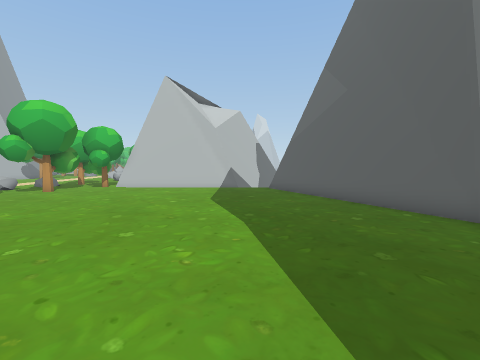
View 1 (above)

21 first-person views from a walk through a Unity game level. The camera is 1.3 m above the floor, tilts 4° down and sees 90° across. The floor is counted in squares, 1 m on a side. Each view is taken from the middle of a square. On the plan, view 1 faces up. The plan holds only what a view shows up to about 12 squares ahead; the rest is blank. The place goes on beyond the plan. The player character is not drawn. Some animated figures are left out.

View 2
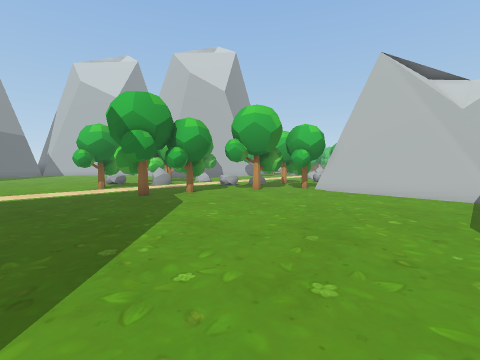

View 3
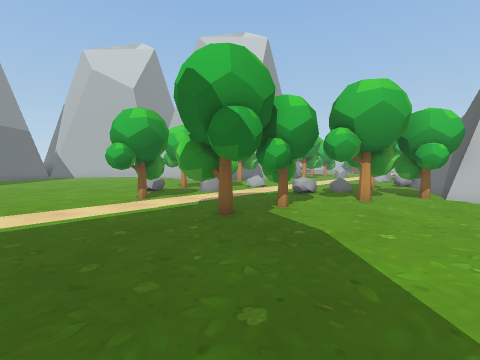

View 4
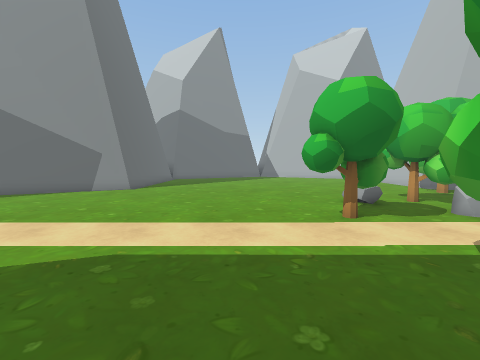

View 5
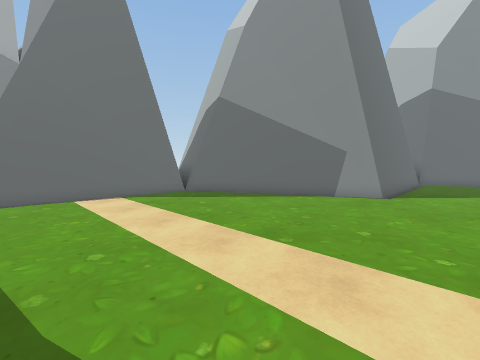

View 6
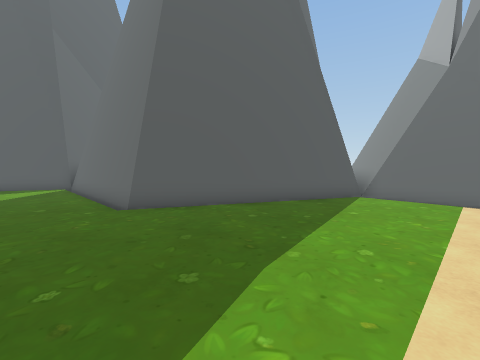

View 7
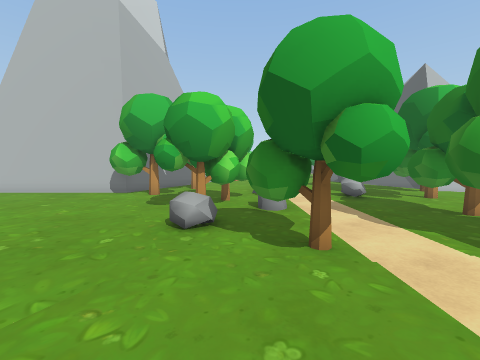

View 8
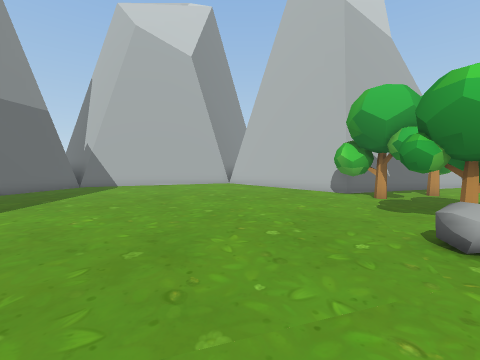

View 9
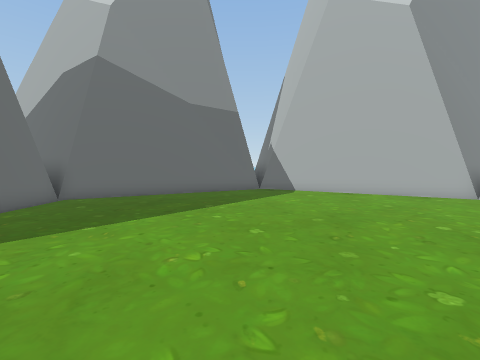

View 10
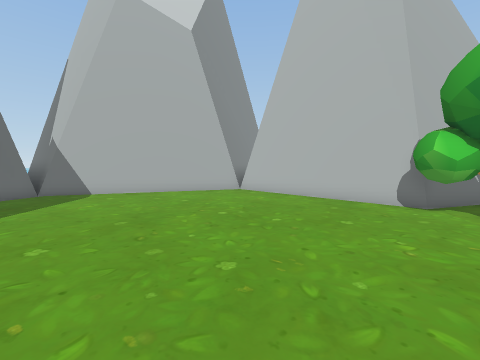

View 11
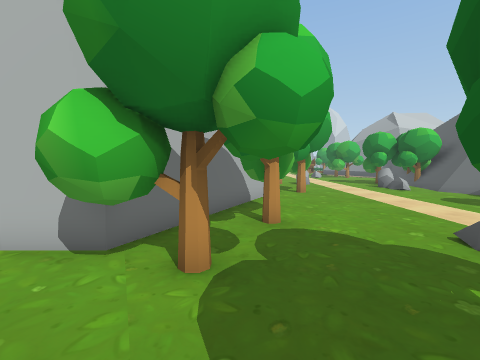

View 12
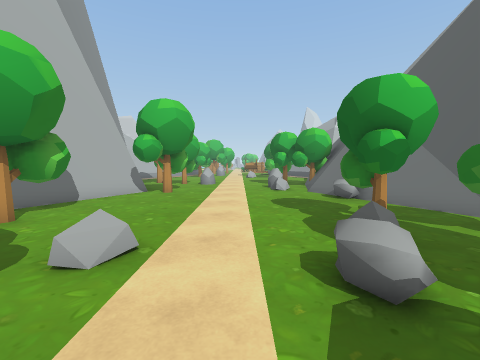

View 13
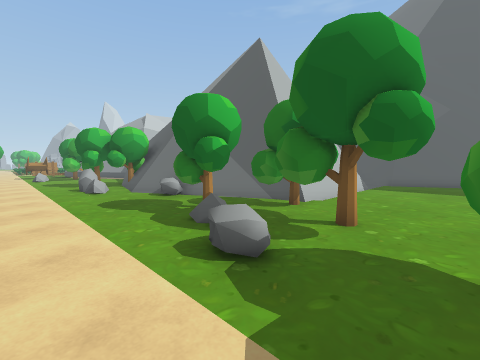

View 14
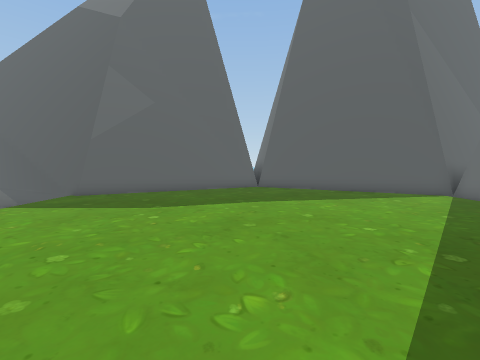

View 15
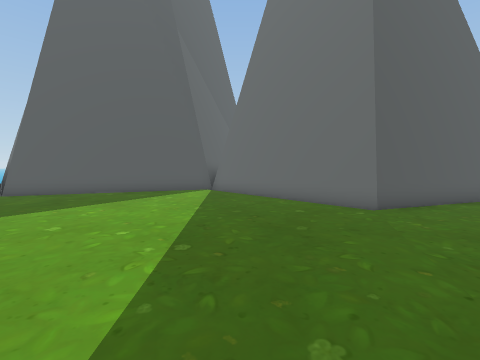

View 16
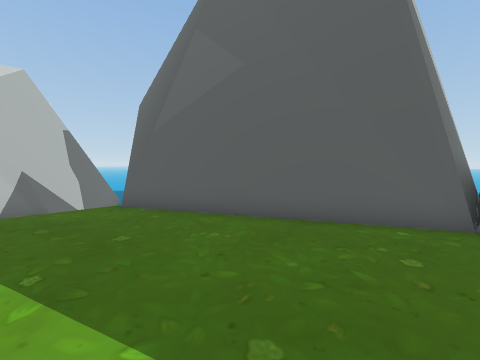

View 17
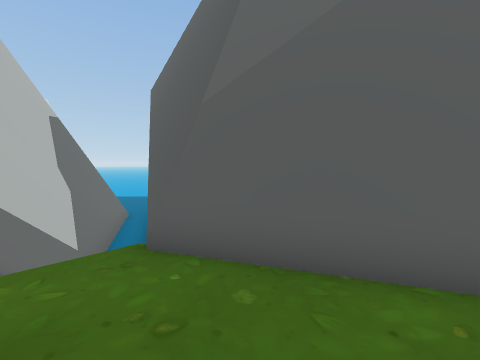

View 18
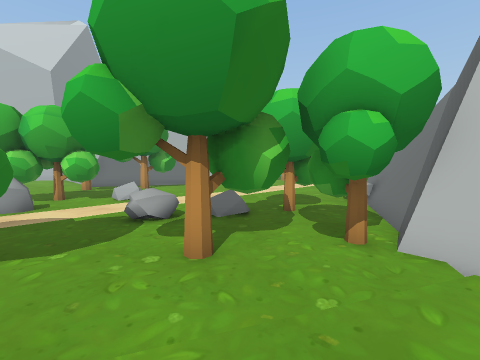

View 19
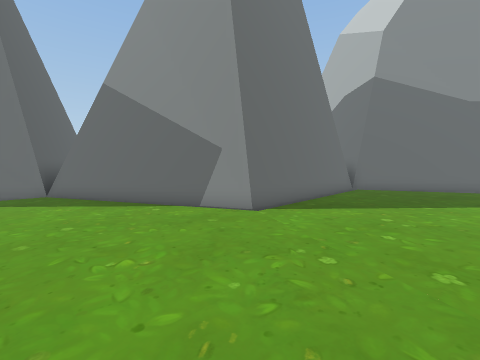

View 20
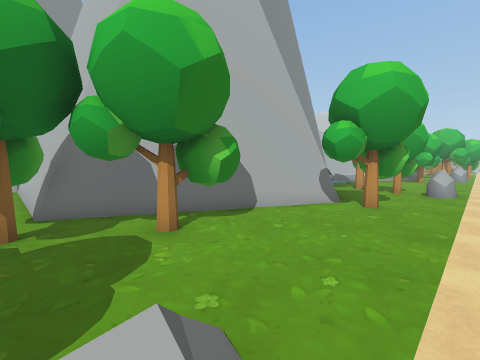

View 21
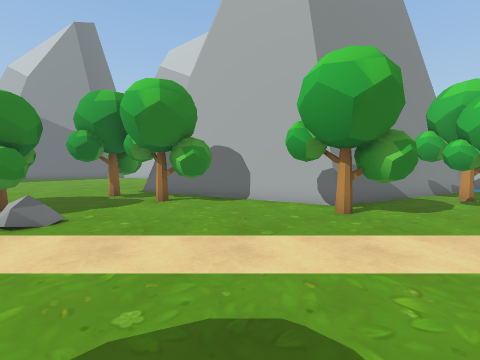

### Floor plan
Key: @ floor where view 1 was taken; # wall or solid block; . floor; = window, fence, low wall or low ledge; ≈ liquid the walk keeps out of; v drop or lower ground; T tree; O other object.
Columns run from 32 left of view 1 to 5 right of it. Each row starts with its distance up from view 1.
 21              ##TT....O ##           ≈≈
 20              ##TT.....###         ##≈
 19              ##TT......##        ##v≈
 18              #.T.......O##       #=≈#
 17             ##..........##      ##v≈#
 16             #TT.......T =#      #=≈##
 15            ##TT.......TT #     ##v≈#
 14   #        ##TT.......TTT#######=≈##
 13   ##########TTT......O. TT======#≈##
 12   ##.......TTT...O..OO.TTT........##
 11   #........T.TTTTT..O..T..........=#
 10  ##...........TT#.....TT...........##
  9  #............TTTO...TT............=#
  8 ##............TT.....TT.............##
  7 #..............O.T..TTT.............=#
  6 #...............TTT.TTTT.............#
  5 #................TT.T.T..............#
  4 #....................................#
  3 #=..................................##
  2 ##..................................#
  1  #=...................  ...........##
  0  ##.............................@..#
 -1   #=..............................##
 -2   ##≈≈≈≈≈≈≈................≈≈≈≈≈≈≈##
 -3   ##########..............##########
 -4   #        #=............##       ##
 -5            ##............#         #
 -6             #=..........##
 -7             ##..........#
 -8              #=........##
 -9              ##........#
-10               ##≈≈≈≈≈≈≈#
-11               ##########

Positions as (right, up) in squares from view 1, and headings:
1: (0, 0), facing up
2: (-1, 2), facing up-left
3: (-6, 2), facing up-left
4: (-9, 3), facing left
5: (-11, 0), facing down-left
6: (-13, 0), facing down-right
7: (-16, 2), facing up
8: (-17, 2), facing up-left
9: (-20, 4), facing left
10: (-20, 4), facing up-left
11: (-19, 9), facing up
12: (-13, 9), facing up
13: (-14, 9), facing up-right
14: (-8, 6), facing right
15: (-8, 5), facing down-right
16: (-1, 5), facing up-right
17: (0, 9), facing up-right
18: (-6, 9), facing up-left
19: (-16, 2), facing down-left
20: (-14, 12), facing up-left
21: (-10, 17), facing left
